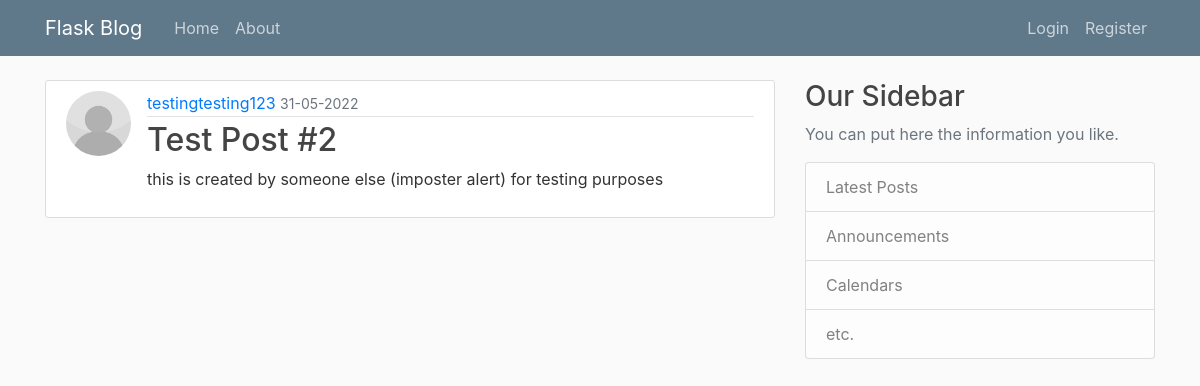
Before: /post/4 with the older database file.
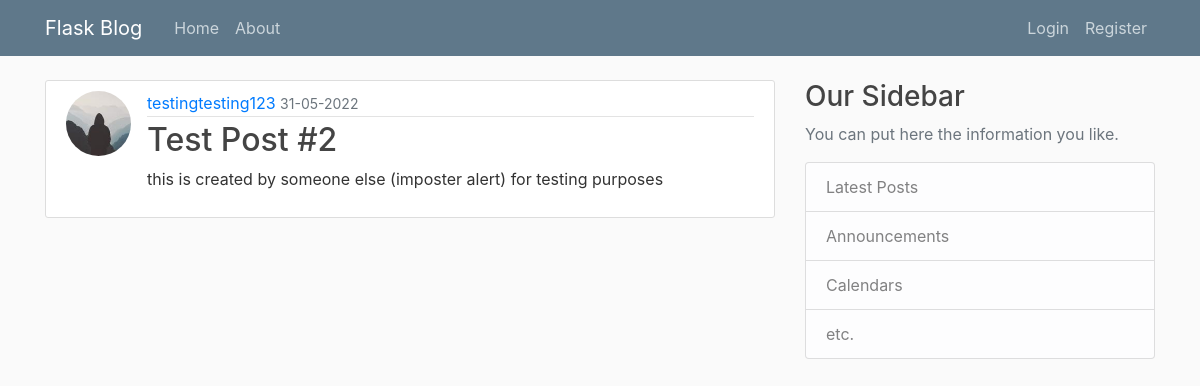
After: the same page with the newer database file.
### main_app/models.py (models this page shows, shortened)
class User(db.Model, UserMixin):
    id = db.Column(db.Integer, primary_key=True)
    username = db.Column(db.String(20), unique=True, nullable=False) # false null makes some sort of imput compulsory
    email = db.Column(db.String(120), unique=True, nullable=False)
    image_file = db.Column(db.String(20), nullable=False, default='default.jpg') # default profile picture is set if there's nothing
    password = db.Column(db.String(60), nullable=False)
    posts = db.relationship('Post', backref='author', lazy=True) # relationship (two way) pulls out information from User or Post class

### main_app/routes.py (the view)
@app.route("/post/<int:post_id>") # integer for post id is unique for all posts
def post(post_id):
    post = Post.query.get_or_404(post_id) # get_or_404 either grabs post id or if none found, displays 404 error
    return render_template('post.html', title=post.title, post=post)

### main_app/templates/post.html (shortened to what this page needs)
{% extends "layout.html" %}
{% block content %}
    <article class="media content-section">
        <img class="rounded-circle article-img" src="{{ url_for('static', filename='profile_pics/' + post.author.image_file) }}">
        <div class="media-body">
            <div class="article-metadata">
                <a class-"mr-2" href="#"> {{ post.author.username }} </a>
                <small class="text-muted"> {{ post.date_posted.strftime('%d-%m-%Y') }} </small>
            </div>
            <h2 class="article-title"> {{ post.title }} </h2>
            <p class="article-content"> {{ post.content }} </p>
        </div>
    </article>
{% endblock content %}

Changed rows visible on the page:
changed User "testingtesting123": image_file: picture added in place of a placeholder
